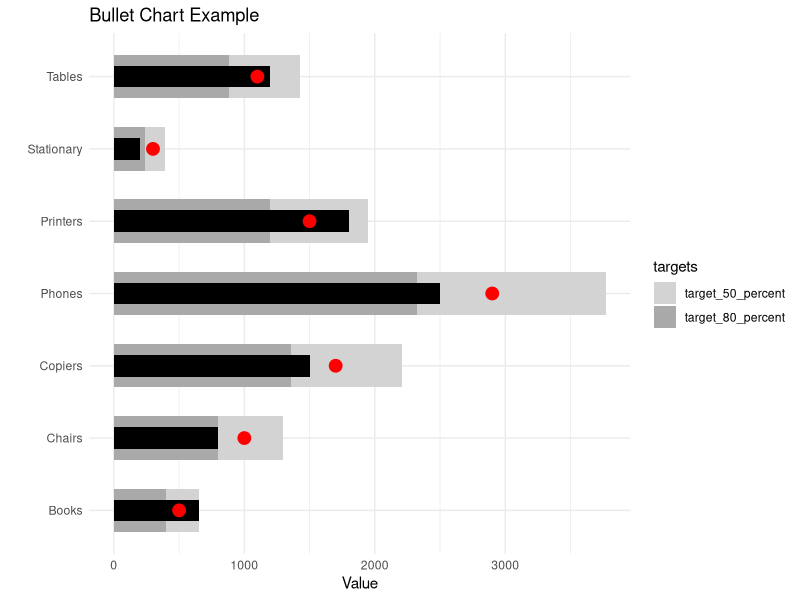

The R source for this figure:
setwd("C:\\Users\\berna\\OneDrive\\Desktop\\Production\\dataviz\\code\\Bullet chart")

#load libraries
library(tidyverse)

#create sample data
data <- data.frame(
  product = c("Chairs","Tables","Stationary","Phones","Copiers","Books","Printers"),
  sales = c(800,1200,200,2500,1500,650,1800),
  target = c(1000,1100,300,2900,1700,500,1500),
  target_80_percent = c(800,880,240,2320,1360,400,1200),
  target_50_percent = c(500,550,150,1450,850,250,750)
)

#shaping data
data_pivot<-data%>%pivot_longer(target_80_percent:target_50_percent, names_to = "targets", values_to = "value")
view(data_pivot)

#creating bullet chart in ggplot2
ggplot(data_pivot, aes(x = product, y = value)) +
  geom_bar(aes(fill = targets), stat = "identity", width = 0.6) +
  geom_bar(data = data, aes(x = product, y = sales), stat = "identity", fill = "black", width = 0.3) +
  geom_point(data = data, aes(x = product, y = target),stat = "identity", color = "red", size = 4) +
  coord_flip() +
  scale_fill_manual(values = c("target_50_percent" = "#d3d3d3", "target_80_percent" = "#a9a9a9")) +
  labs(title = "Bullet Chart Example", x = "", y = "Value") +
  theme_minimal()
